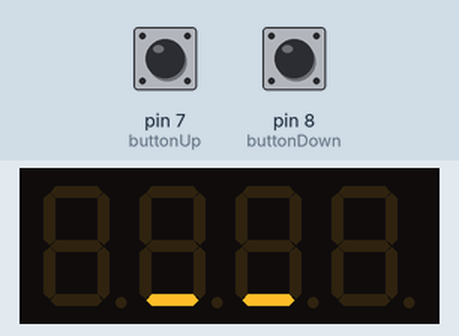
A sketch run on a simulated Arduino Uno, built with avr-gcc and run on an emulated ATmega328P. Parts: 4-digit seven-segment display. The inputs (shaded band) are chosen by the test bench; at power-on: pin 7 (buttonUp) HIGH, pin 8 (buttonDown) HIGH.

Above: at 1.3 s.
1.4 s: pin 7 (buttonUp) pulled LOW for 0.15 s
At 3.4 s:
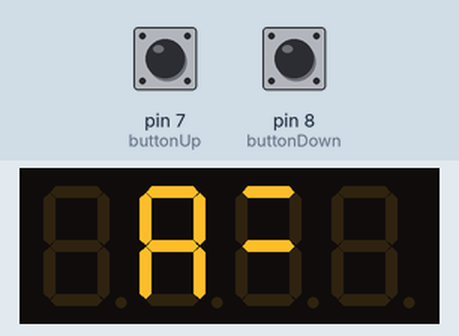
3.8 s: pin 7 (buttonUp) pulled LOW for 3.2 s
At 7.3 s:
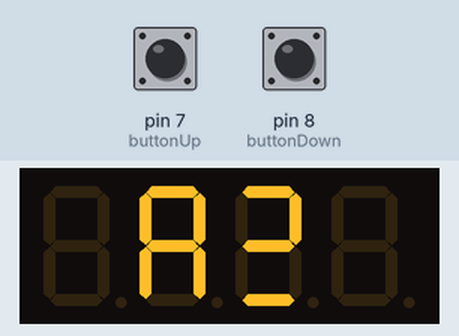
8.5 s: pin 8 (buttonDown) pulled LOW for 0.15 s
At 10.0 s:
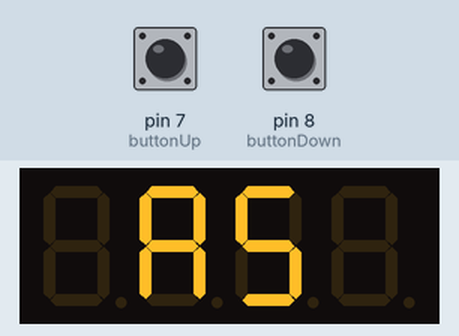
10.7 s: pin 7 (buttonUp) pulled LOW for 3.2 s
At 14.8 s:
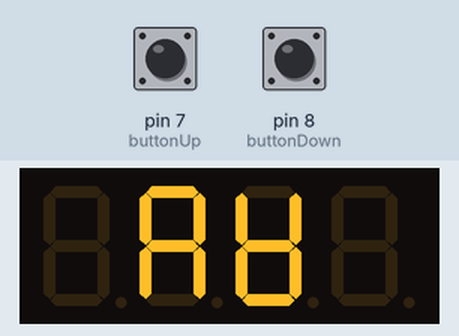
15.4 s: pin 8 (buttonDown) pulled LOW for 1 s
17.9 s: pin 7 (buttonUp) pulled LOW for 3.2 s
At 20.0 s:
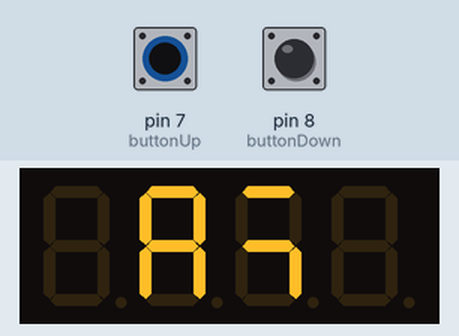

The sketch:

Working_Code.ino
```cpp
/*#include <TM1650.h>
TM1650 module(A4, A5);  // A4=SDA, A5=SCL


// Original

// A  B  C  D  E  F  G
// F  G  C  D  E  A  B

/*

Bit Position:  7   6   5   4   3   2   1   0
               |   |   |   |   |   |   |   |
Segment:      -   B   A   E   D   C   G   F
Value:        0   0   1   1   1   1   1   1

*/
/*
// Bit order: [F][G][C][D][E][A][B] (LSB to MSB)
const byte CUSTOM_FONT[] = {
  // 0: A B C D E F
  0b01111101, // ABCDEF (no G)

  // 1: B C
  0b01000100, // BC

  // 2: A B G E D
  0b01111010, // ABGED

  // 3: A B G C D
  0b01101110, // ABGCD

  // 4: F G B C
  0b01000111, // FGBC

  // 5: A F G C D
  0b00101111, // AFGCD

  // 6: A F E C D G
  0b00111111, // GCDEFA

  // 7: A B C
  0b01100100, // ABC

  // 8: A B C D E F G (all segments)
  0b01111111, // ABCDEFG

  // 9: A B C D F G
  0b01101111  // ABCDFG
};


const byte CUSTOM_FONT[] = {
0b00001000, // - (index 0)
0b01110111, // 0
0b00100010, // 1
0b00111101, // 2
0b00101111, // 3
0b01101010, // 4
0b01101110, // 5
0b01011111, // 6
0b00100110, // 7
0b01111111, // 8
0b01101111  // 9
};


void setup() {
  module.setupDisplay(true, 7);  // Turn on, max brightness
  delay(100);

  // Test digits 0-9 on DIG2
  for (int i = 0; i < 10; i++) {
    module.setSegments(CUSTOM_FONT[i], 1);
    delay(1500);
  }
}

void displayNumber(int number) {
  number = constrain(number, 0, 99);
  module.setSegments(CUSTOM_FONT[number / 10], 2); // Tens (DIG2)
  module.setSegments(CUSTOM_FONT[number % 10], 3); // Ones (DIG3)
}

void loop() {
  // Count 00-99
  for (int i = 0; i < 100; i++) {
    displayNumber(i);
    delay(600);
  }
}


// Standard 7-segment font (DP,G,F,E,D,C,B,A) - LSB to MSB
// my order    C  D  E  G  A  F B
const byte CUSTOM_FONT[] = {
0b00001000, // - (index 0)
0b01110111, // 0
0b01000001, // 1
0b00111101, // 2
0b01101101, // 3
0b01101010, // 4
0b01101110, // 5
0b01111110, // 6
0b01000101, // 7
0b01111111, // 8
0b01101111  // 9
};


*/


#include <TM1650.h>
#include <Wire.h>
TM1650 module(A4, A5);  // TM1650 I2C pins
const byte TM1650_DIGIT_BASE   = 0x24;  // 0x24–0x27 = DIG1–DIG4
const byte TM1650_DISPLAY_BASE = 0x34;  // 0x34–0x37 = control regs
const int buttonUp = 7;
const int buttonDown = 8;
int number = 0;

unsigned long lastDebounceUp = 0;
unsigned long lastDebounceDown = 0;
const unsigned long debounceDelay = 200;

// Bit order: [F][G][C][D][E][A][B] (LSB to MSB)
const byte CUSTOM_FONT[] = {
0b00001000, // - (index 0)
0b01110111, // 0
0b01000001, // 1
0b00111101, // 2
0b01101101, // 3
0b01001011, // 4
0b01101110, // 5
0b01111110, // 6
0b01000101, // 7
0b01111111, // 8
0b01101111  // 9
};

void setup() {
pinMode(buttonUp, INPUT_PULLUP);
pinMode(buttonDown, INPUT_PULLUP);

module.setupDisplay(true, 7);
delay(100);
displayNumber(number);

}

void displayNumber(int num) {
if (num == 0) {
module.setSegments(CUSTOM_FONT[0], 2); // -
module.setSegments(CUSTOM_FONT[0], 1); // -
} else {
module.setSegments(CUSTOM_FONT[num % 10 + 1], 2); // Ones
module.setSegments(CUSTOM_FONT[num / 10 + 1], 1); // Tens

}
}

// Flash display 3 times when number changes
void flashDisplay(int num) {
for (int i = 0; i < 3; i++) {
module.setupDisplay(false, 7); // off
delay(150);
module.setupDisplay(true, 7);  // on
delay(150);
}
displayNumber(num);
}

void loop() {
bool upPressed = (digitalRead(buttonUp) == LOW);
bool downPressed = (digitalRead(buttonDown) == LOW);

// Reset when both pressed
if (upPressed && downPressed) {
number = 0;
displayNumber(number);
delay(500);
return;
}

// Increment
if (upPressed && millis() - lastDebounceUp > debounceDelay) {
if (number < 99) {
number++;
flashDisplay(number);
}
lastDebounceUp = millis();
}

// Decrement
if (downPressed && millis() - lastDebounceDown > debounceDelay) {
if (number > 1) {
number--;
flashDisplay(number);
}
lastDebounceDown = millis();
}
}
```

Measured:
- after the input at 1.4 s, the display: first changes at once (image 1 shows a later state)
- after the input at 3.8 s, the display: first changes at once (image 2 shows a later state)
- after the input at 8.5 s, the display: first changes at once (image 3 shows a later state)
- after the input at 10.7 s, the display: first changes at once (image 4 shows a later state)
- after the input at 17.9 s, the display: first changes at once (image 5 shows a later state)
